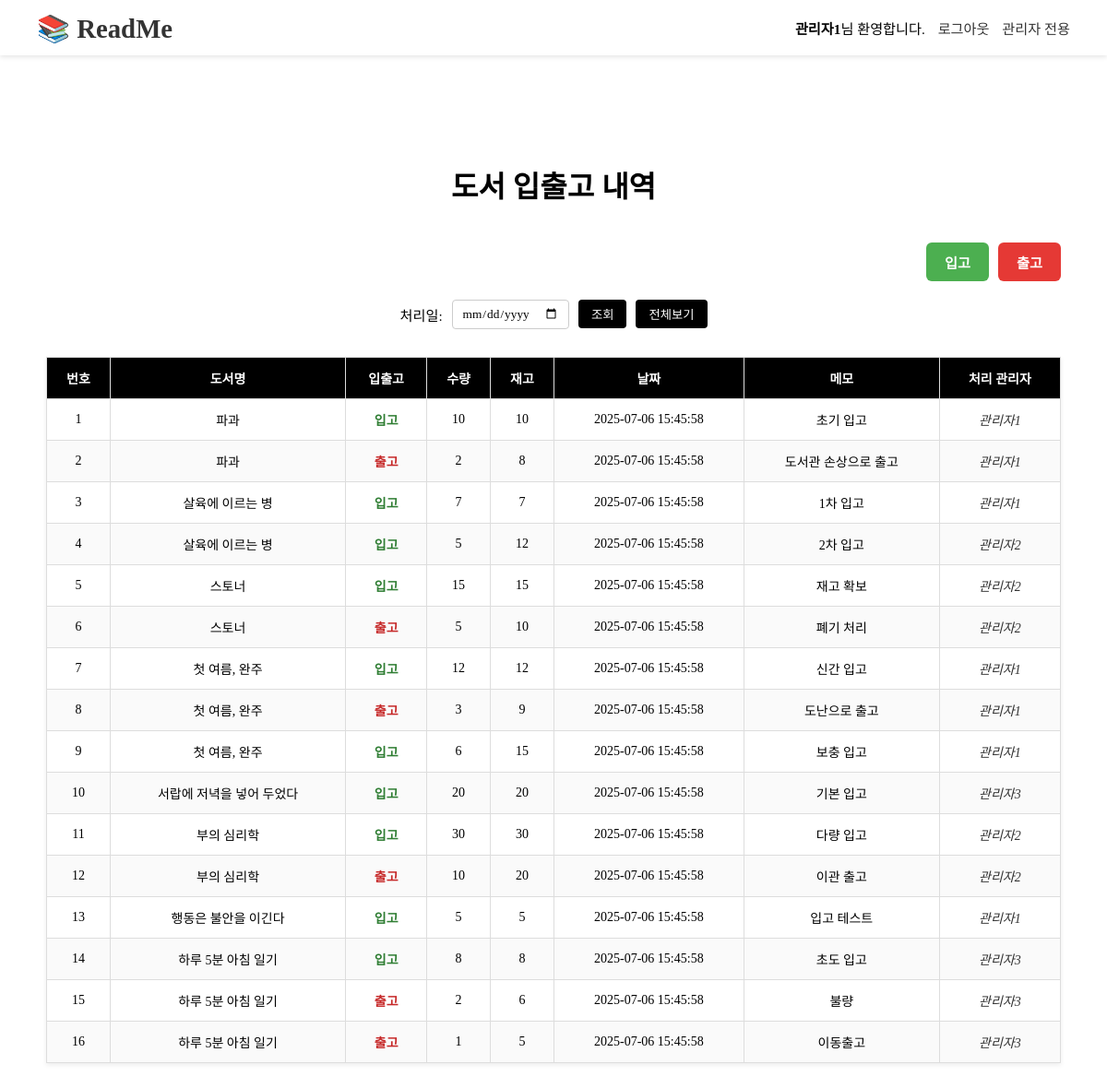
Page /admin/invenList.php (signed in) on the committed database.
### tables this page shows
CREATE TABLE inven (
    ino INT UNSIGNED AUTO_INCREMENT,
    itype BOOLEAN NOT NULL,  
    icount INT NOT NULL,
    istock INT NOT NULL,
    idate DATETIME DEFAULT CURRENT_TIMESTAMP,
    imemo VARCHAR(255),
    bno INT UNSIGNED,
    adno INT UNSIGNED,
    constraint primary key (ino),
	constraint foreign key(bno) references book(bno) on update cascade on delete cascade,
    constraint foreign key(adno) references admin(adno) on update cascade on delete cascade
);

CREATE TABLE book (
    bno INT unsigned AUTO_INCREMENT,     
    btitle VARCHAR(100) NOT NULL,           
    briter VARCHAR(50) NOT NULL,             
    bpub VARCHAR(50) NOT NULL,               
    bimg VARCHAR(100),                        
    sno INT unsigned NOT NULL,                         
    cno INT unsigned,
    constraint primary key (bno),
    constraint foreign key(sno) references slot(sno) on update cascade on delete cascade,
    constraint foreign key(cno) references category(cno) on update cascade on delete cascade
);

### admin/invenList.php (the view, shortened to what this page needs)
<?php
include '../db.php';
$filterDate = isset($_GET['date']) ? $_GET['date'] : '';
$sql = "
    SELECT i.ino, i.itype, i.icount, i.istock, i.idate, i.imemo,
           b.bno, b.btitle,
           a.adname
    FROM inven i
    JOIN book b ON i.bno = b.bno
    LEFT JOIN admin a ON i.adno = a.adno
";
$sql .= " ORDER BY i.idate DESC";
$stmt = $conn->prepare($sql);
$stmt->execute();
$result = $stmt->get_result();
?>
<?php include '../header.php'; ?>
<div class="invenBox">
    <h2 class="invenTitle">도서 입출고 내역</h2>
    <div class="invenButtonWrapper">
        <form action="inven.php" method="get">
            <button type="submit" class="invenButton inButton">입고</button>
        </form>
        <form action="inven.php" method="get">
            <button type="submit" class="invenButton outButton">출고</button>
        </form>
    </div>
    <form method="get" action="invenList.php" class="dateFilterForm">
        <label for="date">처리일:</label>
        <input type="date" id="date" name="date" value="<?= htmlspecialchars($filterDate) ?>">
        <button type="submit">조회</button>
        <button type="button" onclick="location.href='invenList.php'">전체보기</button>
    </form>
    <div class="invenTableWrapper">
        <table class="invenTable">
            <thead>
                <tr>
                    <th>번호</th>
                    <th>도서명</th>
                    <th>입출고</th>
                    <th>수량</th>
                    <th>재고</th>
                    <th>날짜</th>
                    <th>메모</th>
                    <th>처리 관리자</th>
                </tr>
            </thead>
            <tbody>
                <?php
                if ($result->num_rows > 0) {
                    $displayNo = 1;
                    while ($row = $result->fetch_assoc()) {
                        $typeText = $row['itype'] == 0 ? '입고' : '출고';
                        $typeClass = $row['itype'] == 0 ? 'inType' : 'outType';
                        echo "<tr>";
                        echo "<td>" . $displayNo++ . "</td>";
                        echo "<td>" . htmlspecialchars($row['btitle']) . "</td>";
                        echo "<td class='$typeClass'>" . $typeText . "</td>";
                        echo "<td>" . htmlspecialchars($row['icount']) . "</td>";
                        echo "<td>" . htmlspecialchars($row['istock']) . "</td>";
                        echo "<td>" . htmlspecialchars($row['idate']) . "</td>";
                        echo "<td>" . htmlspecialchars($row['imemo']) . "</td>";
                        echo "<td>" . htmlspecialchars($row['adname']) . "</td>";
                        echo "</tr>";
                    }
                } else {
                    echo "<tr><td colspan='8'>입출고 내역이 없습니다.</td></tr>";
                }
                ?>
            </tbody>
        </table>
    </div>
</div>
</body>
</html>

### header.php (shortened to what this page needs)
<!DOCTYPE html>
<html lang="ko">
<head>
    <link rel="stylesheet" href="/readme/css/main.css">
    <link rel="stylesheet" href="/readme/css/header.css">
    <link rel="stylesheet" href="/readme/css/book.css">
    <link rel="stylesheet" href="/readme/css/user.css">
    <link rel="stylesheet" href="/readme/css/admin.css">
</head>
<body>
    <header class="globalHeader">
        <div class="headerWrapper">
            <h1 class="siteTitle"><a href="/readme/home.php">📚 ReadMe</a></h1>
            <div class="loginStatus">
            <?php
            if (isset($_SESSION['adno'])) {
                echo "<strong>" . htmlspecialchars($_SESSION['adname']) . "</strong>님 환영합니다.
                      <a href='/readme/admin/logout.php'>로그아웃</a>
                      <a href='/readme/admin/info.php'>관리자 전용</a>";
            } else if (isset($_SESSION['uno'])) {
                echo "<strong>" . htmlspecialchars($_SESSION['uname']) . "</strong>님 환영합니다.
                      <a href='/readme/user/logout.php'>로그아웃 </a>
                      <a href='/readme/user/info.php'>마이페이지</a>";
            } else {
                echo "<a href='/readme/user/login.php'>로그인</a>";
            }
            ?>
            </div>
        </div>
    </header>

### css/main.css (style rules this page uses)
* { font-family: 'NEXON Lv1 Gothic OTF'; }
a { text-decoration: none; color: black; }
html, body { margin: 0; padding: 0; height: 100%; }
body { padding-top: 60px; }

### css/header.css (style rules this page uses)
.globalHeader { position: fixed; top: 0; left: 0; width: 100%; height: 60px; background-color: #fff; box-shadow: 0 2px 5px rgba(0,0,0,0.1); z-index: 1000; display: flex; align-items: center; padding: 0 40px; box-sizing: border-box; }
.headerWrapper { width: 100%; display: flex; justify-content: space-between; align-items: center; }
.siteTitle a { text-decoration: none; font-size: 1.8rem; font-weight: bold; color: #333; }
.loginStatus { font-size: 0.95rem; }
.loginStatus a { margin-left: 10px; color: #333; text-decoration: none; }

### css/admin.css (style rules this page uses)
.invenBox { max-width: 1100px; margin: 60px auto; padding: 30px; border-radius: 10px; }
.invenTitle { text-align: center; font-size: 2rem; font-weight: bold; color: black; margin-bottom: 40px; }
.invenButtonWrapper { display: flex; justify-content: flex-end; gap: 10px; margin: 20px auto 10px; max-width: 1100px; }
.invenButton { padding: 10px 20px; font-size: 0.95rem; font-weight: bold; border: none; border-radius: 6px; cursor: pointer; transition: background-color 0.3s ease; color: white; }
.inButton { background-color: #4CAF50; }
.outButton { background-color: #E53935; }
.dateFilterForm { display: flex; align-items: center; justify-content: center; gap: 10px; margin: 20px auto 30px; font-size: 0.95rem; }
.dateFilterForm input[type="date"] { padding: 6px 10px; border: 1px solid #ccc; border-radius: 4px; }
.dateFilterForm button { padding: 6px 14px; border: none; background-color: black; color: white; border-radius: 4px; cursor: pointer; }
.invenTableWrapper { max-width: 1100px; margin: 0 auto 60px; }
.invenTable { width: 100%; border-collapse: collapse; background-color: #fff; box-shadow: 0 2px 5px rgba(0, 0, 0, 0.08); }
.invenTable th, .invenTable td { border: 1px solid #ddd; padding: 12px 10px; font-size: 14px; text-align: center; }
.invenTable th { background-color: black; color: white; font-weight: bold; }
.invenTable tr:nth-child(even) { background-color: #fafafa; }
.inType { color: #2e7d32; font-weight: bold; }
.outType { color: #c62828; font-weight: bold; }
.invenTable td:last-child { font-style: italic; color: #333; }

### rows in the picture
inven: bno.btitle "파과", itype "입고", icount "10", istock "10", idate "2025-07-06 15:45:58", imemo "초기 입고", adno.adname "관리자1"
inven: bno.btitle "파과", itype "출고", icount "2", istock "8", idate "2025-07-06 15:45:58", imemo "도서관 손상으로 출고", adno.adname "관리자1"
inven: bno.btitle "살육에 이르는 병", itype "입고", icount "7", istock "7", idate "2025-07-06 15:45:58", imemo "1차 입고", adno.adname "관리자1"
inven: bno.btitle "살육에 이르는 병", itype "입고", icount "5", istock "12", idate "2025-07-06 15:45:58", imemo "2차 입고", adno.adname "관리자2"
inven: bno.btitle "스토너", itype "입고", icount "15", istock "15", idate "2025-07-06 15:45:58", imemo "재고 확보", adno.adname "관리자2"
inven: bno.btitle "스토너", itype "출고", icount "5", istock "10", idate "2025-07-06 15:45:58", imemo "폐기 처리", adno.adname "관리자2"
inven: bno.btitle "첫 여름, 완주", itype "입고", icount "12", istock "12", idate "2025-07-06 15:45:58", imemo "신간 입고", adno.adname "관리자1"
inven: bno.btitle "첫 여름, 완주", itype "출고", icount "3", istock "9", idate "2025-07-06 15:45:58", imemo "도난으로 출고", adno.adname "관리자1"
inven: bno.btitle "첫 여름, 완주", itype "입고", icount "6", istock "15", idate "2025-07-06 15:45:58", imemo "보충 입고", adno.adname "관리자1"
inven: bno.btitle "서랍에 저녁을 넣어 두었다", itype "입고", icount "20", istock "20", idate "2025-07-06 15:45:58", imemo "기본 입고", adno.adname "관리자3"
inven: bno.btitle "부의 심리학", itype "입고", icount "30", istock "30", idate "2025-07-06 15:45:58", imemo "다량 입고", adno.adname "관리자2"
inven: bno.btitle "부의 심리학", itype "출고", icount "10", istock "20", idate "2025-07-06 15:45:58", imemo "이관 출고", adno.adname "관리자2"
inven: bno.btitle "행동은 불안을 이긴다", itype "입고", icount "5", istock "5", idate "2025-07-06 15:45:58", imemo "입고 테스트", adno.adname "관리자1"
inven: bno.btitle "하루 5분 아침 일기", itype "입고", icount "8", istock "8", idate "2025-07-06 15:45:58", imemo "초도 입고", adno.adname "관리자3"
inven: bno.btitle "하루 5분 아침 일기", itype "출고", icount "2", istock "6", idate "2025-07-06 15:45:58", imemo "불량", adno.adname "관리자3"
inven: bno.btitle "하루 5분 아침 일기", itype "출고", icount "1", istock "5", idate "2025-07-06 15:45:58", imemo "이동출고", adno.adname "관리자3"

### other values in the picture
$_SESSION['adname'] "관리자1"
